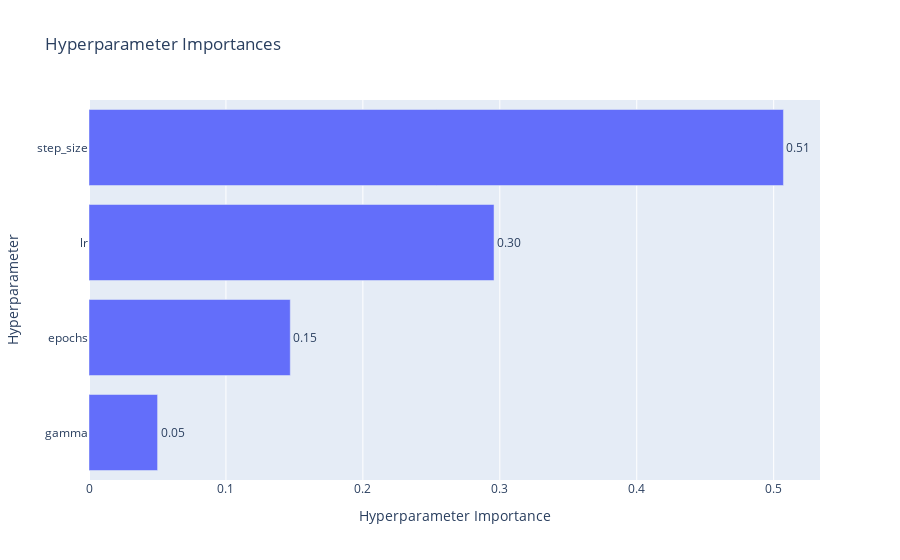

Notebook code cell kept with this figure:
### Code cell
optuna.visualization.plot_param_importances(study)

### Figure 1 — Plotly figure (JSON) as saved in the notebook; plotly's stock layout.template omitted (floating-point values rounded to 4 significant figures)
{"data": [{"cliponaxis": false, "hovertemplate": ["gamma (FloatDistribution): 0.0500849895365672<extra></extra>", "epochs (IntDistribution): 0.14698781058466454<extra></extra>", "lr (FloatDistribution): 0.29578952678366977<extra></extra>", "step_size (IntDistribution): 0.5071376730950985<extra></extra>"], "name": "Objective Value", "orientation": "h", "text": ["0.05", "0.15", "0.30", "0.51"], "textposition": "outside", "type": "bar", "x": [0.05008, 0.147, 0.2958, 0.5071], "y": ["gamma", "epochs", "lr", "step_size"]}], "layout": {"title": {"text": "Hyperparameter Importances"}, "xaxis": {"title": {"text": "Hyperparameter Importance"}}, "yaxis": {"title": {"text": "Hyperparameter"}}}}
